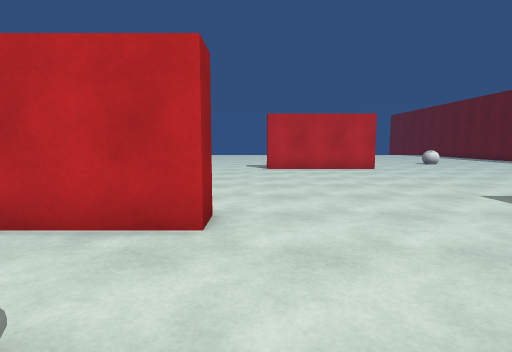
View 1 (above)

20 first-person views from a walk through a Unity game level. The camera is 1.3 m above the floor, tilts 6° down and sees 80° across. The floor is counted in squares, 1 m on a side. Each view is taken from the middle of a square. On the plan, view 1 faces up. The plan holds only what a view shows up to about 14 squares ahead; the rest is blank. The place goes on beyond the plan. The player is left out. Surface patterns are stand-ins for the level's own textures.

View 2
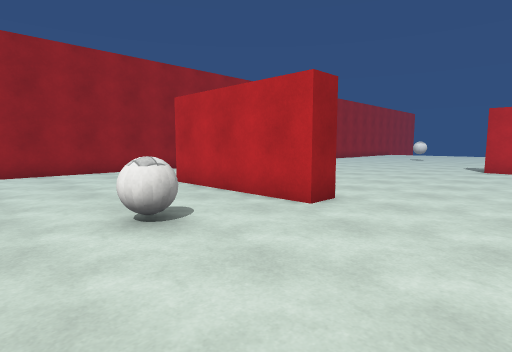

View 3
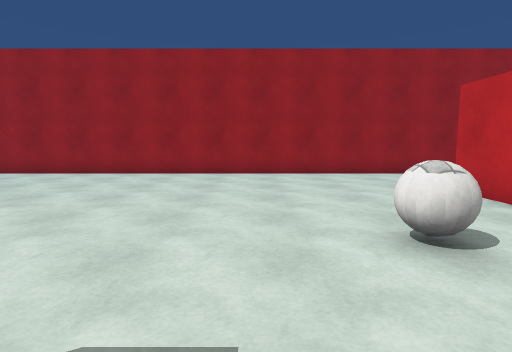

View 4
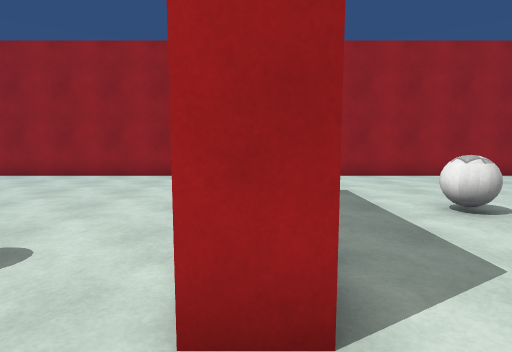

View 5
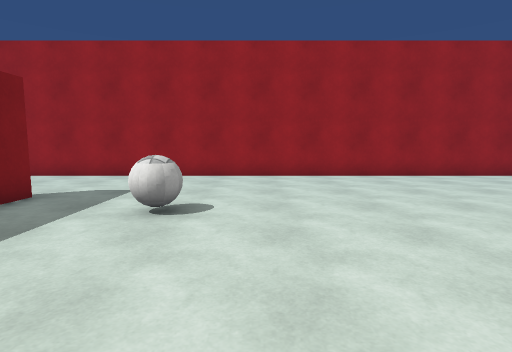

View 6
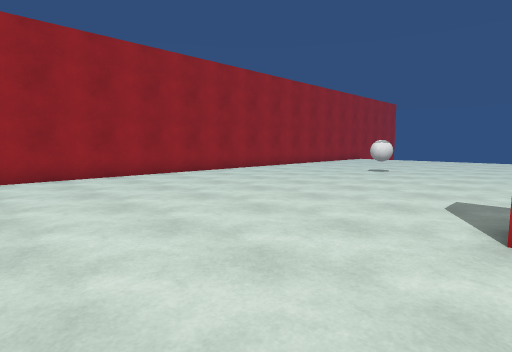

View 7
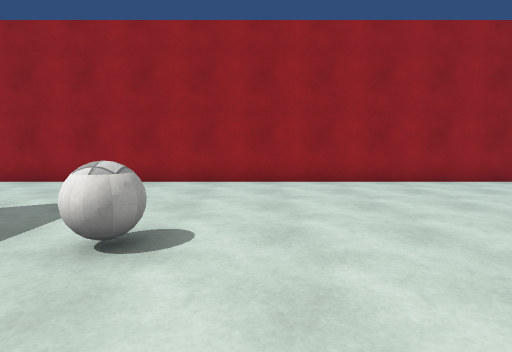

View 8
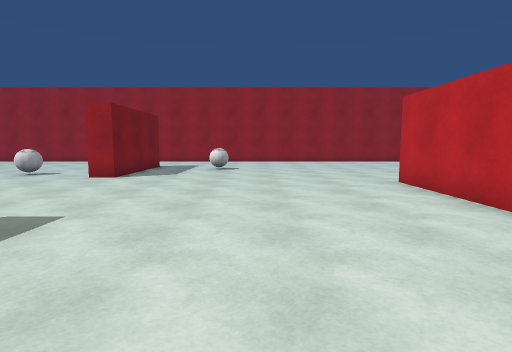

View 9
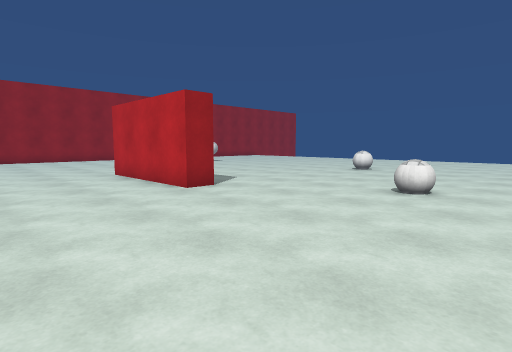

View 10
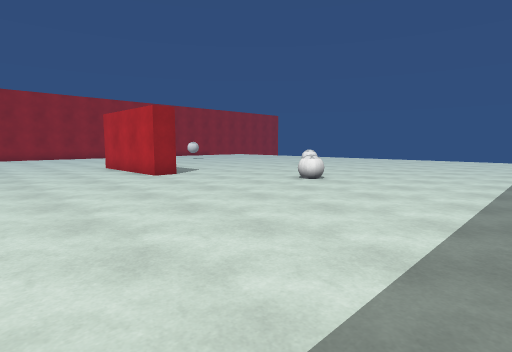

View 11
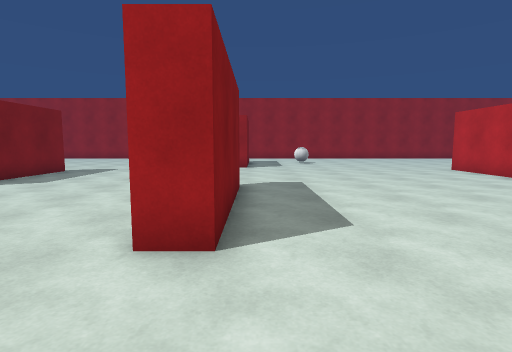

View 12
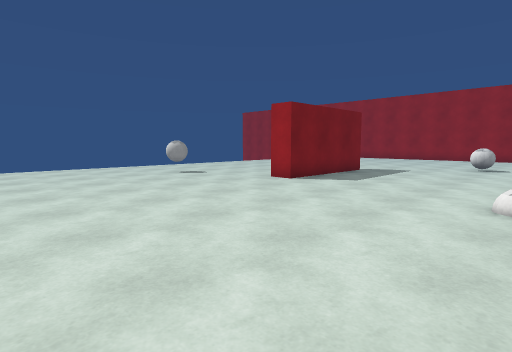

View 13
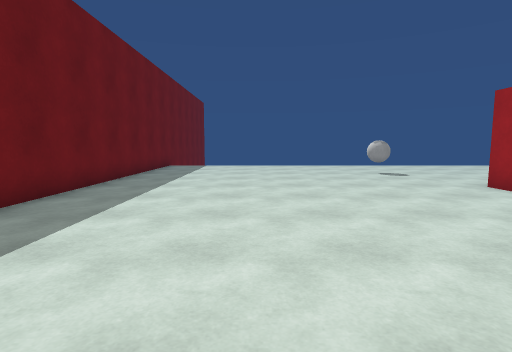

View 14
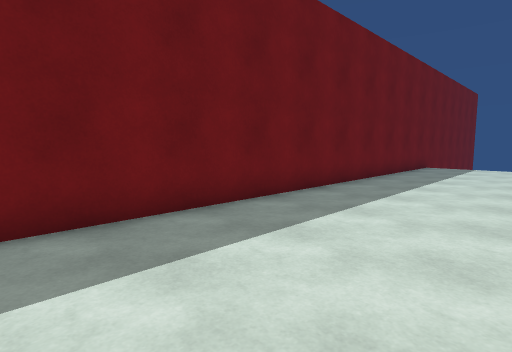

View 15
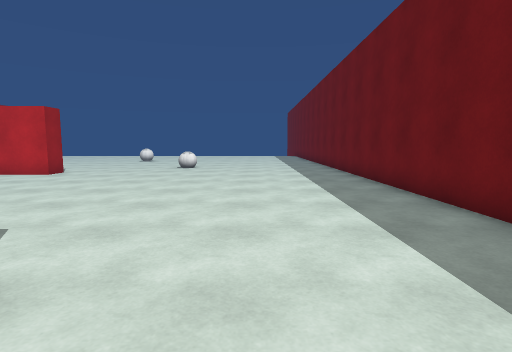

View 16
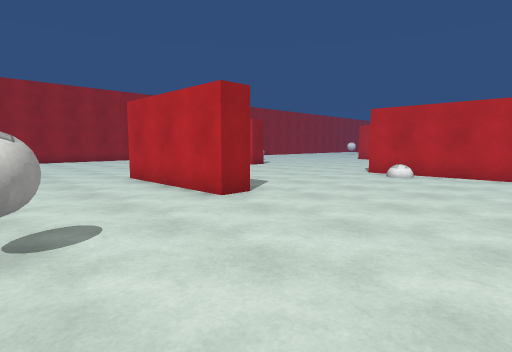

View 17
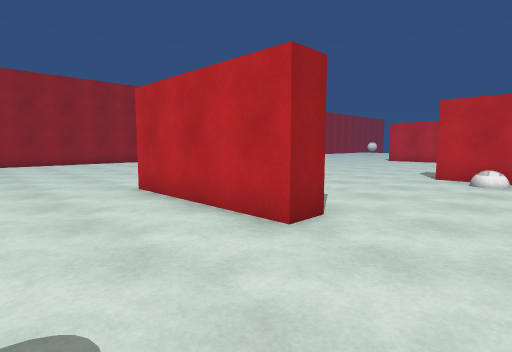

View 18
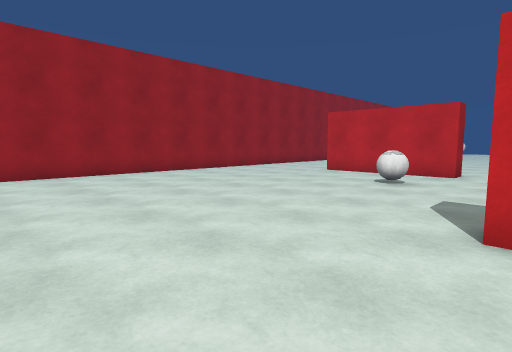

View 19
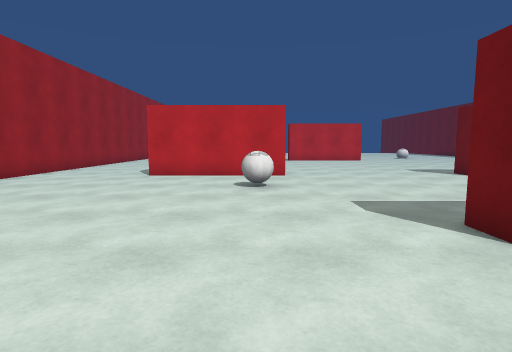

View 20
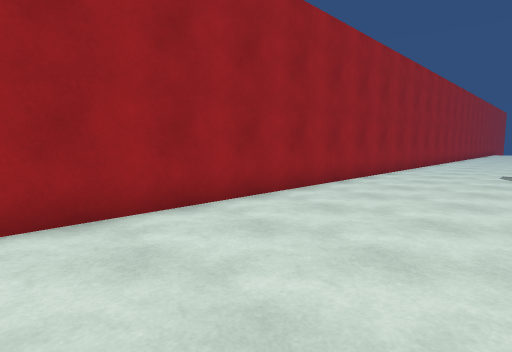

### Floor plan
Points are (right, up) in squares from view 1. A wall is a line through its corners. A room is listed if a view was taken in it or the views show most of it. See-through windows are left out.
Room 1 (views 1, 2, 3, 4, 5, 6, 7, 8, 9, 10, 11, 12, 13, 14, 15, 16, 17, 18, 19, 20)
walls: (-3, 5.5) (-0.8, 5.5) (-0.8, 4.5) (-6.5, 4.5); (11.9, 4.5) (6.8, 4.5) (6.8, 5.5) (12.4, 5.5) (12.4, 4.5); (-6.5, 5.5) (-5.5, 5.5); (1.9, -3.2) (7, -3.2) (7, -4.2) (1.4, -4.2) (1.4, -3.1); (6.2, 17) (6.2, 15.9) (0.5, 15.9); (19.2, 7.9) (19.2, 17.1); (-11.5, 21.5) (-11.5, -9.5); (19.2, -9.5) (19.2, 4.6)
objects: ball (-5, 9); ball (-2, 1); ball (8, -9) to (9, -9); ball (8, 4); ball (11, 20)

Positions as (right, up) in squares from view 1, and headings:
1: (0, 0), facing up
2: (3, -1), facing up-left
3: (2, -1), facing left
4: (1, 5), facing left
5: (1, 11), facing left
6: (1, 11), facing up-left
7: (-1, 11), facing left
8: (11, 11), facing left
9: (14, 11), facing up-left
10: (18, 10), facing up-left
11: (16, 6), facing left
12: (16, 4), facing down-left
13: (14, 5), facing down
14: (14, 5), facing down-right
15: (15, 3), facing up
16: (13, -9), facing up-left
17: (10, -8), facing up-left
18: (2, -9), facing up-left
19: (-2, -8), facing up
20: (-6, -8), facing up-left
